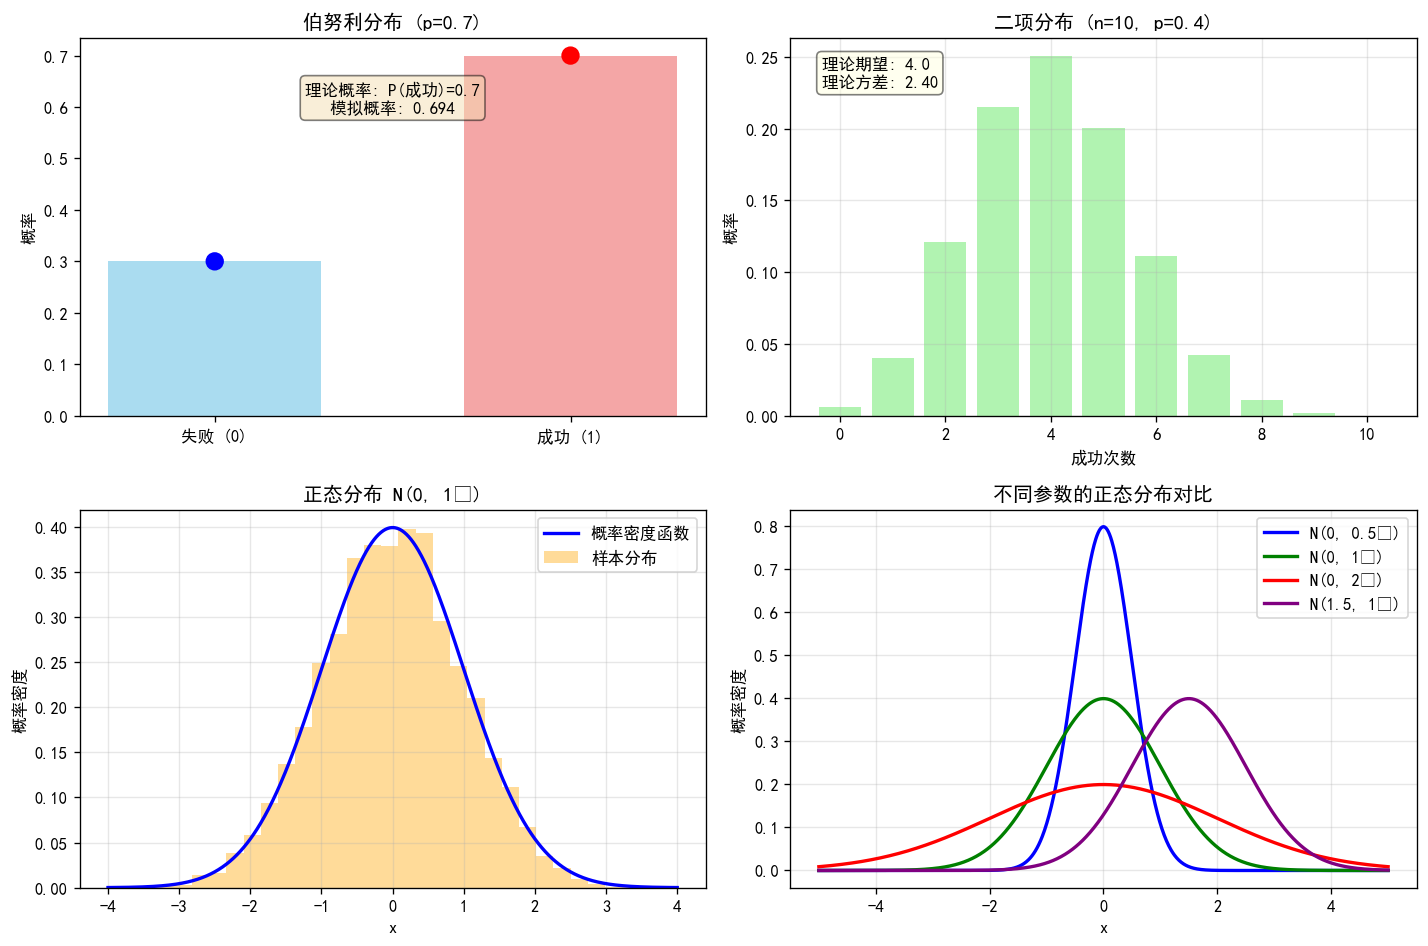

The Python source for this figure:
"""
1-2-probability-distributions
=============================
常见概率分布可视化
"""
import numpy as np
import matplotlib.pyplot as plt
import matplotlib as mpl
mpl.rcParams['font.sans-serif'] = ['Noto Sans CJK SC', 'WenQuanYi Zen Hei', 'SimHei', 'DejaVu Sans']
mpl.rcParams['axes.unicode_minus'] = False
from scipy.stats import bernoulli, binom, norm
plt.style.use('default')

# 设置中文字体（如果系统支持中文）
try:
    plt.rcParams['font.sans-serif'] = ['SimHei', 'DejaVu Sans']
    plt.rcParams['axes.unicode_minus'] = False
except:
    pass

fig, axes = plt.subplots(2, 2, figsize=(12, 8))

# 1. 伯努利分布 (p=0.7)
p_bernoulli = 0.7
samples_bernoulli = bernoulli.rvs(p_bernoulli, size=1000)
success_rate = np.mean(samples_bernoulli)

axes[0, 0].bar([0, 1], [1-p_bernoulli, p_bernoulli], 
               width=0.6, color=['skyblue', 'lightcoral'], alpha=0.7)
axes[0, 0].scatter([0, 1], [1-p_bernoulli, p_bernoulli], 
                   color=['blue', 'red'], s=100, zorder=3)
axes[0, 0].set_xticks([0, 1])
axes[0, 0].set_xticklabels(['失败 (0)', '成功 (1)'])
axes[0, 0].set_ylabel('概率')
axes[0, 0].set_title(f'伯努利分布 (p={p_bernoulli})')
axes[0, 0].text(0.5, 0.8, f'理论概率: P(成功)={p_bernoulli}\n模拟概率: {success_rate:.3f}',
                transform=axes[0, 0].transAxes, ha='center', 
                bbox=dict(boxstyle='round', facecolor='wheat', alpha=0.5))

# 2. 二项分布 (n=10, p=0.4)
n_binom, p_binom = 10, 0.4
x_binom = np.arange(0, n_binom+1)
pmf_binom = binom.pmf(x_binom, n_binom, p_binom)
samples_binom = binom.rvs(n_binom, p_binom, size=5000)

axes[0, 1].bar(x_binom, pmf_binom, alpha=0.7, color='lightgreen')
axes[0, 1].set_xlabel('成功次数')
axes[0, 1].set_ylabel('概率')
axes[0, 1].set_title(f'二项分布 (n={n_binom}, p={p_binom})')
axes[0, 1].grid(True, alpha=0.3)

# 添加统计信息
mean_binom = np.mean(samples_binom)
var_binom = np.var(samples_binom)
axes[0, 1].text(0.05, 0.95, 
                f'理论期望: {n_binom*p_binom:.1f}\n理论方差: {n_binom*p_binom*(1-p_binom):.2f}',
                transform=axes[0, 1].transAxes, verticalalignment='top',
                bbox=dict(boxstyle='round', facecolor='lightyellow', alpha=0.5))

# 3. 正态分布 (μ=0, σ=1)
mu_norm, sigma_norm = 0, 1
x_norm = np.linspace(mu_norm - 4*sigma_norm, mu_norm + 4*sigma_norm, 1000)
pdf_norm = norm.pdf(x_norm, mu_norm, sigma_norm)
samples_norm = norm.rvs(mu_norm, sigma_norm, size=5000)

axes[1, 0].plot(x_norm, pdf_norm, 'b-', linewidth=2, label='概率密度函数')
axes[1, 0].hist(samples_norm, bins=30, density=True, alpha=0.4, color='orange', label='样本分布')
axes[1, 0].set_xlabel('x')
axes[1, 0].set_ylabel('概率密度')
axes[1, 0].set_title(f'正态分布 N({mu_norm}, {sigma_norm}²)')
axes[1, 0].legend()
axes[1, 0].grid(True, alpha=0.3)

# 4. 不同参数的正态分布对比
x_compare = np.linspace(-5, 5, 1000)
params = [(0, 0.5, 'N(0, 0.5²)', 'blue'), 
          (0, 1, 'N(0, 1²)', 'green'),
          (0, 2, 'N(0, 2²)', 'red'),
          (1.5, 1, 'N(1.5, 1²)', 'purple')]

for mu, sigma, label, color in params:
    pdf = norm.pdf(x_compare, mu, sigma)
    axes[1, 1].plot(x_compare, pdf, label=label, color=color, linewidth=2)

axes[1, 1].set_xlabel('x')
axes[1, 1].set_ylabel('概率密度')
axes[1, 1].set_title('不同参数的正态分布对比')
axes[1, 1].legend()
axes[1, 1].grid(True, alpha=0.3)

plt.tight_layout()
plt.tight_layout()
plt.savefig('/home/david/AI-Tutorial/assets/figures/1-2-probability-distributions.png', dpi=120, bbox_inches='tight', facecolor='white')
# plt.show() # removed for non-interactive rendering
